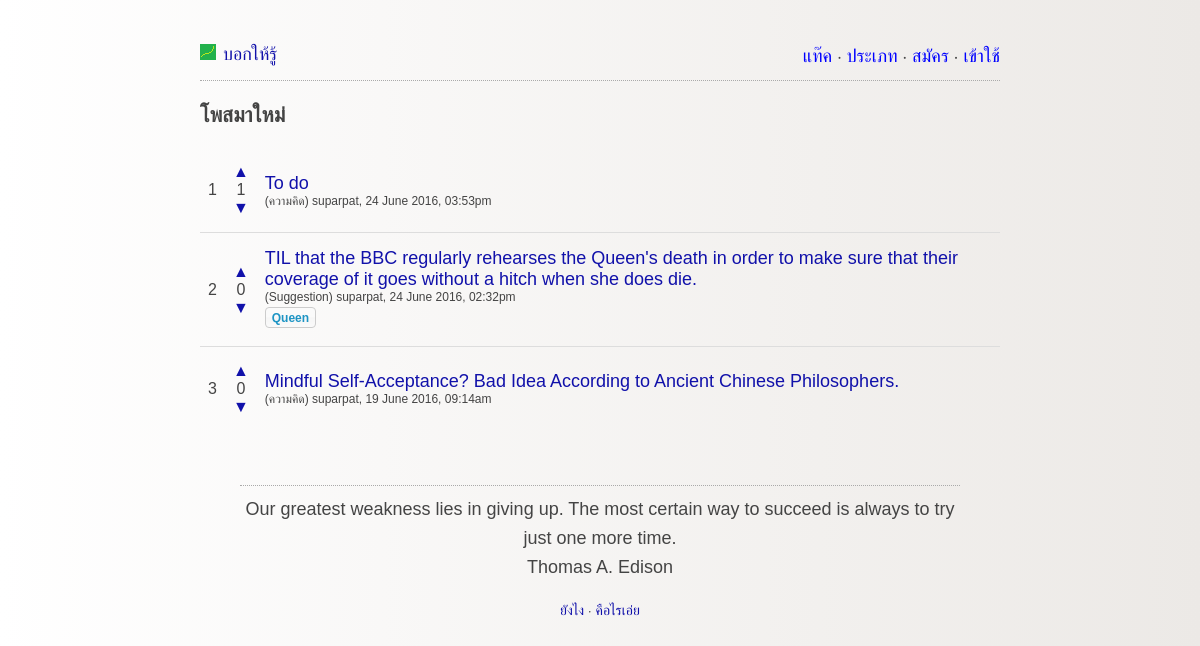
The page / on the database its author committed.
### tables this page shows
CREATE TABLE IF NOT EXISTS `posts` (
  `id` int(11) NOT NULL AUTO_INCREMENT,
  `subject` varchar(300) NOT NULL,
  `content` text NOT NULL,
  `uid` int(11) NOT NULL,
  `votes` int(11) NOT NULL DEFAULT '0',
  `created_at` timestamp NOT NULL DEFAULT CURRENT_TIMESTAMP,
  `updated_at` timestamp NULL DEFAULT CURRENT_TIMESTAMP ON UPDATE CURRENT_TIMESTAMP,
  `draft` tinyint(1) NOT NULL DEFAULT '0',
  PRIMARY KEY (`id`),
  KEY `author` (`uid`)
);

CREATE TABLE IF NOT EXISTS `users` (
  `uid` int(11) NOT NULL AUTO_INCREMENT,
  `username` varchar(25) NOT NULL,
  `password` varchar(255) NOT NULL,
  `email` varchar(100) NOT NULL,
  `created_at` timestamp NOT NULL DEFAULT CURRENT_TIMESTAMP,
  PRIMARY KEY (`uid`),
  UNIQUE KEY `username` (`username`),
  UNIQUE KEY `email` (`email`)
);

### languages/lang.th.php (called while the page is built)
<?php
	$lang['learny'] = "บอกให้รู้";
	$lang['register'] = "สมัคร";
	$lang['login'] = "เข้าใช้";
	$lang['email'] = "อีเมล์";
	$lang['username'] = "ชื่อผู้ใช้";
	$lang['password'] = "พาสเวิร์ด";
	$lang['tags'] = "แท๊ค";
	$lang['types'] = "ประเภท";
	$lang['create'] = "สร้าง";
	$lang['Create'] = "สร้าง";
	$lang['how-to'] = "ยังไง";
	$lang['about'] = "คือไรเอ่ย";
	$lang['edit-post'] = "แก้ไข";
	$lang['delete'] = "ลบ";
	$lang['comment'] = "แสดงความคิดเห็น";
	$lang['submit'] = "จัดไป";
	$lang['new-posts'] = "โพสมาใหม่";
	$lang['publish'] = "บอกให้โลกรู้";
	$lang['save-draft'] = "เก็บไว้ก่อน";
	$lang['profile'] = "โพรไฟล์";
	$lang['your-posts'] = "โพสของคุณ";
	$lang['since'] = "สมัครตอน";
	$lang['account'] = "บัญชี";
	$lang['change-email'] = "เปลี่ยนเมล";
	$lang['change-password'] = "เปลี่ยนพาสเวิร์ด";
	$lang['logout'] = "ออกจากระบบ";
	$lang['draft'] = "เก็บไว้ก่อน";
?>

### lib/postClass.php (called while the page is built, shortened)
<?php
	class postClass{
		public function fetchPosts($limit, $page){
			try{
				$db = getDB();
				$stmt = $db->prepare("
					SELECT posts.id AS id,
					posts.subject AS subject,
					posts.content AS content,
					posts.uid AS uid,
					users.username AS username,
					posts.created_at AS created_at,
					posts.updated_at AS updated_at,
					types.name AS type,
					posts.votes AS votes,
					GROUP_CONCAT(tags.name ORDER BY tags.name SEPARATOR '\t') AS tags
					FROM posts
					INNER JOIN users ON posts.uid=users.uid
					INNER JOIN posts_type ON posts.id=posts_type.post_id
					INNER JOIN types ON types.id=posts_type.type_id
					LEFT JOIN posts_tags ON posts.id=posts_tags.post_id
					LEFT JOIN tags ON posts_tags.tag_id=tags.id
					WHERE posts.draft=0
					GROUP BY posts.id
					ORDER BY updated_at DESC
					LIMIT :limit OFFSET :offset");
				$stmt->bindParam("limit", $limit,PDO::PARAM_INT);
				$offset = ($page-1)*$limit;
				$stmt->bindParam("offset", $offset,PDO::PARAM_INT);
				$stmt->execute();
				$data = $stmt->fetchAll(PDO::FETCH_OBJ);
				$result = [];
				return array('postsData'=>$data, 'votesData'=>$result);
			}
			catch(PDOException $e) {
				echo '{"error":{"text":'. $e->getMessage() .'}}';
			}
		}
		public function fetchPostsCount(){
			try{
				$db = getDB();
				$stmt = $db->prepare("SELECT count(*) FROM posts");
				$stmt->execute();
				$data = $stmt->fetchColumn();
				return $data;
			}
			catch(PDOException $e) {
				echo '{"error":{"text":'. $e->getMessage() .'}}';
			}
		}
	}
?>

### index.php (the view, shortened to what this page needs)
<?php
	require_once('lib/postClass.php');
	if(isset($_GET['page'])){
		$page = $_GET['page'];
	}else{
		$page = 1;
	}
	$postClass = new postClass();
	$postsPerPage = 15;
	$data = $postClass->fetchPosts($postsPerPage, $page);
	$postCount = $postClass->fetchPostsCount();
?>
<html>
	<head>
		<?php include 'partials/header.php' ?>
        <link rel="stylesheet" type="text/css" href="js/jquery-ui/jquery-ui.css">
        <link rel="stylesheet" type="text/css" href="lib/vendor/aehlke-tag-it/css/jquery.tagit.css">
	</head>
	<body>
		<div id="content">
			<?php include 'partials/top_menu.php' ?>
			<header>
				<h3><?php echo $lang['new-posts']; ?></h3>
			</header>
			<?php
			echo "<table>";
				foreach ($data['postsData'] as $key=>$post){
					$postNumber = ($page-1)*$postsPerPage+($key+1);
					$postTags = preg_split('/\t/', $post->tags);
					$upvoted = 0;
					$downvoted = 0;
					echo "<tr>";
					echo "<td>$postNumber</td>
					<td style='text-align:center'><div>";
						if($upvoted){
							echo "<a href='#' class='upvoted' style='color:grey' data-pid=$post->id>▲</a>";
						}
						else{
							echo "<a href='#' class='upvote' data-pid=$post->id>▲</a>";
						}
						echo "</div><div class='voteCount'>$post->votes</div><div>";
						if($downvoted){
							echo "<a href='#' class='downvoted' style='color:grey' data-pid=$post->id>▼</a>";
						}
						else{
							echo "<a href='#' class='downvote' data-pid=$post->id>▼</a>";
						}
						echo "</div></td>
					<td><a style='font-size:18px;' href=post.php?id=$post->id>".htmlspecialchars($post->subject, ENT_QUOTES, 'UTF-8')."</a>
					<br><span style='font-size:12px'><span>($post->type)</span> $post->username, ".date('j F Y\, h:ia', strtotime($post->updated_at))."</span>";
					if($postTags[0]!=""){
						echo "<br><ul class='tags_display'>";
						echo "</ul>";
					}
				}
			echo "</table>";
			?>
			<?php include 'partials/quote_block.php' ?>
			<?php include 'partials/footer.php' ?>
		</div>
	</body>
</html>

### css/style.css (style rules this page uses)
body { background: #ECE9E6; background: -webkit-linear-gradient(to left, #ECE9E6 , #FFFFFF); background: linear-gradient(to left, #ECE9E6 , #FFFFFF); margin:40px auto; max-width:800px; line-height:1.6; font-size:18px; font-family: helvetica, sans-serif; color:#444; padding:0 10px; word-wrap: break-word; }
h1,h2,h3,h4 { line-height:1.2; }
a { text-decoration:none; color:#11a; }
table { border-collapse: collapse; width: 100%; }
td { vertical-align: middle; }
th, td { padding: 15px 8px 15px 8px; text-align: left; border-bottom: 1px solid #ddd; }
tr:last-child td { border-bottom: 0px !important; }

### index.php (style rules this page uses)
.ui-widget-content { border: 0px; background: transparent; }
ul.tagit { margin-top: 0px; margin-bottom: 0px; font-size: 12px; padding-left: 0px; }

### rows shown on the page
posts: postNumber "1", votes "1", subject "To do", type "ความคิด", uid.username "suparpat", updated_at "24 June 2016, 03:53pm"
posts: postNumber "2", votes "0", subject "TIL that the BBC regularly rehearses the Queen's death in order to make sure that their coverage of it goes without a hitch when she does die.", type "Suggestion", uid.username "suparpat", updated_at "24 June 2016, 02:32pm"
posts: postNumber "3", votes "0", subject "Mindful Self-Acceptance? Bad Idea According to Ancient Chinese Philosophers.", type "ความคิด", uid.username "suparpat", updated_at "19 June 2016, 09:14am"

### other values the page prints
$lang['learny'] "บอกให้รู้"
$lang['tags'] "แท๊ค"
$lang['types'] "ประเภท"
$lang['register'] "สมัคร"
$lang['login'] "เข้าใช้"
$lang['new-posts'] "โพสมาใหม่"
$quote "Our greatest weakness lies in giving up. The most certain way to succeed is always to try just one more time."
$quote_author "Thomas A. Edison"
$lang['how-to'] "ยังไง"
$lang['about'] "คือไรเอ่ย"
